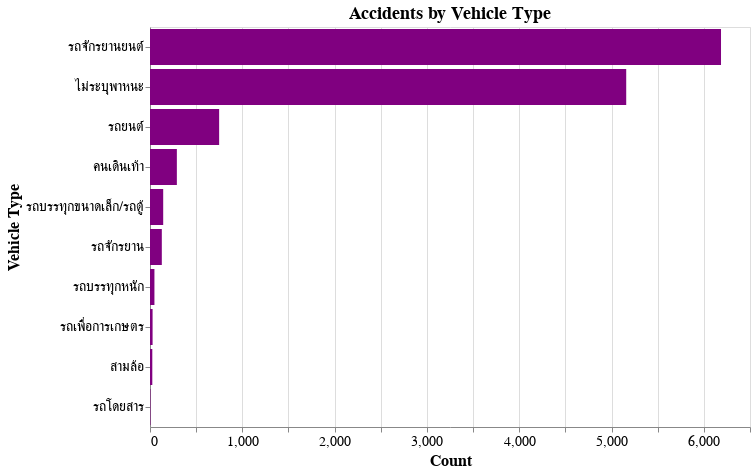

The code cell stored with this chart in its notebook:
### Markdown cell above
#### **4. Vehicle Type Involvement**
- **Purpose:** To analyze the frequency of accidents involving different vehicle types.
- **Visualization:** Bar Plot.
- **Insights:** Understand which vehicle type is most commonly involved in accidents.

### Code cell
import altair as alt

# Prepare data
vehicle_counts = df['vehicle_type'].value_counts().reset_index()
vehicle_counts.columns = ['vehicle_type', 'count']

# Example: Horizontal bar plot with Altair and font size customization
chart = alt.Chart(vehicle_counts).mark_bar(color='purple').encode(
    x=alt.X('count', 
            title='Count', 
            axis=alt.Axis(labelFontSize=14, titleFontSize=16)),  # Horizontal axis for Count
    y=alt.Y('vehicle_type', 
            sort='-x', 
            title='Vehicle Type', 
            axis=alt.Axis(labelFontSize=14, titleFontSize=16))  # Vertical axis for Vehicle Type
).properties(
    title=alt.TitleParams(
        text='Accidents by Vehicle Type', 
        fontSize=18  # Customize chart title font size
    ),
    width=600,
    height=400
)

chart.display()

### Figure 1 — Vega-Lite specification as saved in the notebook (floating-point values rounded to 4 significant figures)
{"config": {"view": {"continuousWidth": 300, "continuousHeight": 300}}, "data": {"name": "data-ba34d9137da63888b6378d9803077cf3"}, "mark": {"type": "bar", "color": "purple"}, "encoding": {"x": {"axis": {"labelFontSize": 14, "titleFontSize": 16}, "field": "count", "title": "Count", "type": "quantitative"}, "y": {"axis": {"labelFontSize": 14, "titleFontSize": 16}, "field": "vehicle_type", "sort": "-x", "title": "Vehicle Type", "type": "nominal"}}, "height": 400, "title": {"text": "Accidents by Vehicle Type", "fontSize": 18}, "width": 600, "$schema": "https://vega.github.io/schema/vega-lite/v5.20.1.json", "datasets": {"data-ba34d9137da63888b6378d9803077cf3": [{"vehicle_type": "รถจักรยานยนต์", "count": 6186}, {"vehicle_type": "ไม่ระบุพาหนะ", "count": 5159}, {"vehicle_type": "รถยนต์", "count": 749}, {"vehicle_type": "คนเดินเท้า", "count": 291}, {"vehicle_type": "รถบรรทุกขนาดเล็ก/รถตู้", "count": 143}, {"vehicle_type": "รถจักรยาน", "count": 128}, {"vehicle_type": "รถบรรทุกหนัก", "count": 48}, {"vehicle_type": "รถเพื่อการเกษตร", "count": 28}, {"vehicle_type": "สามล้อ", "count": 25}, {"vehicle_type": "รถโดยสาร", "count": 5}]}}
